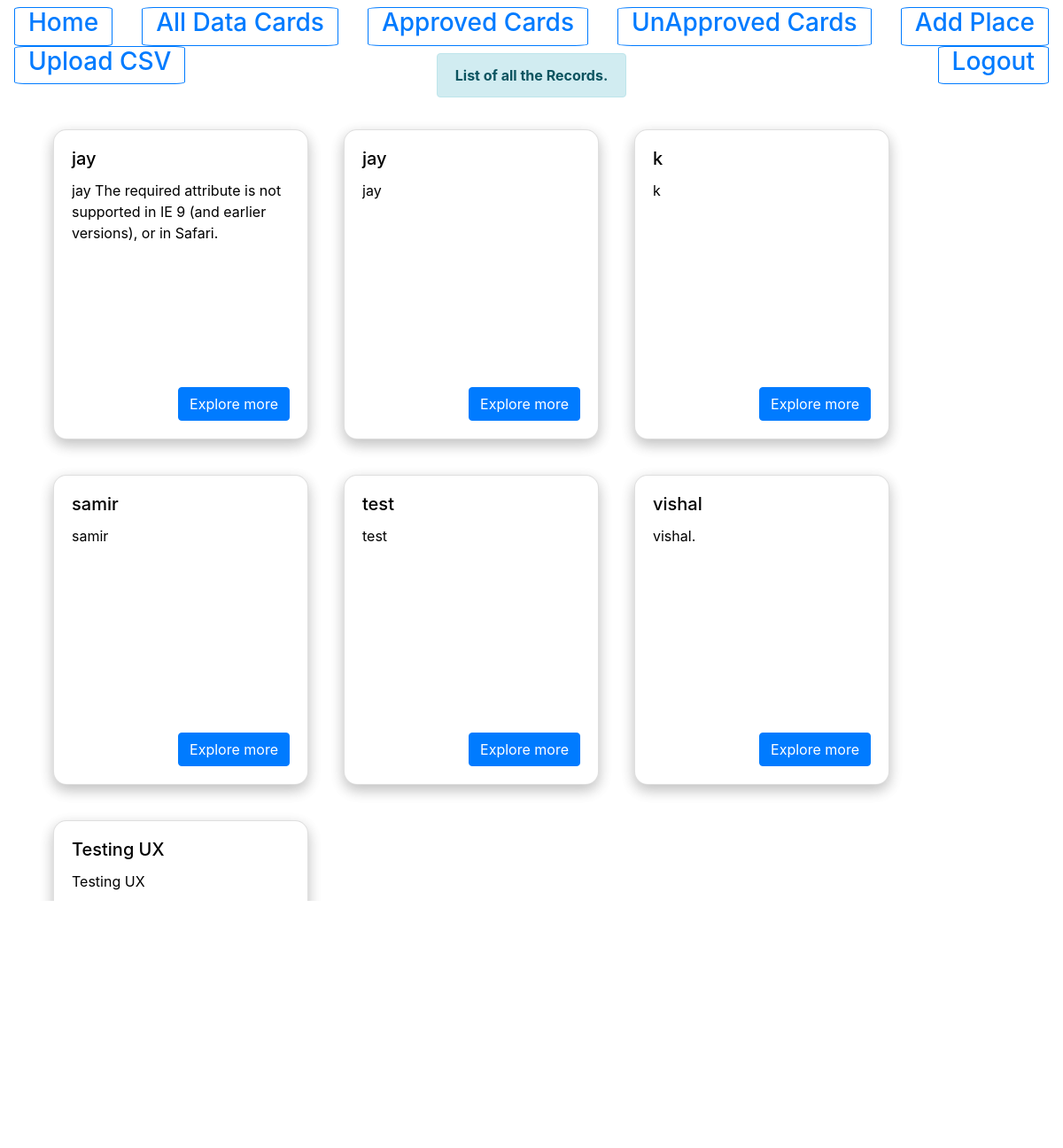
/AllDatalist/ (signed in), run on an earlier commit of the app's database.
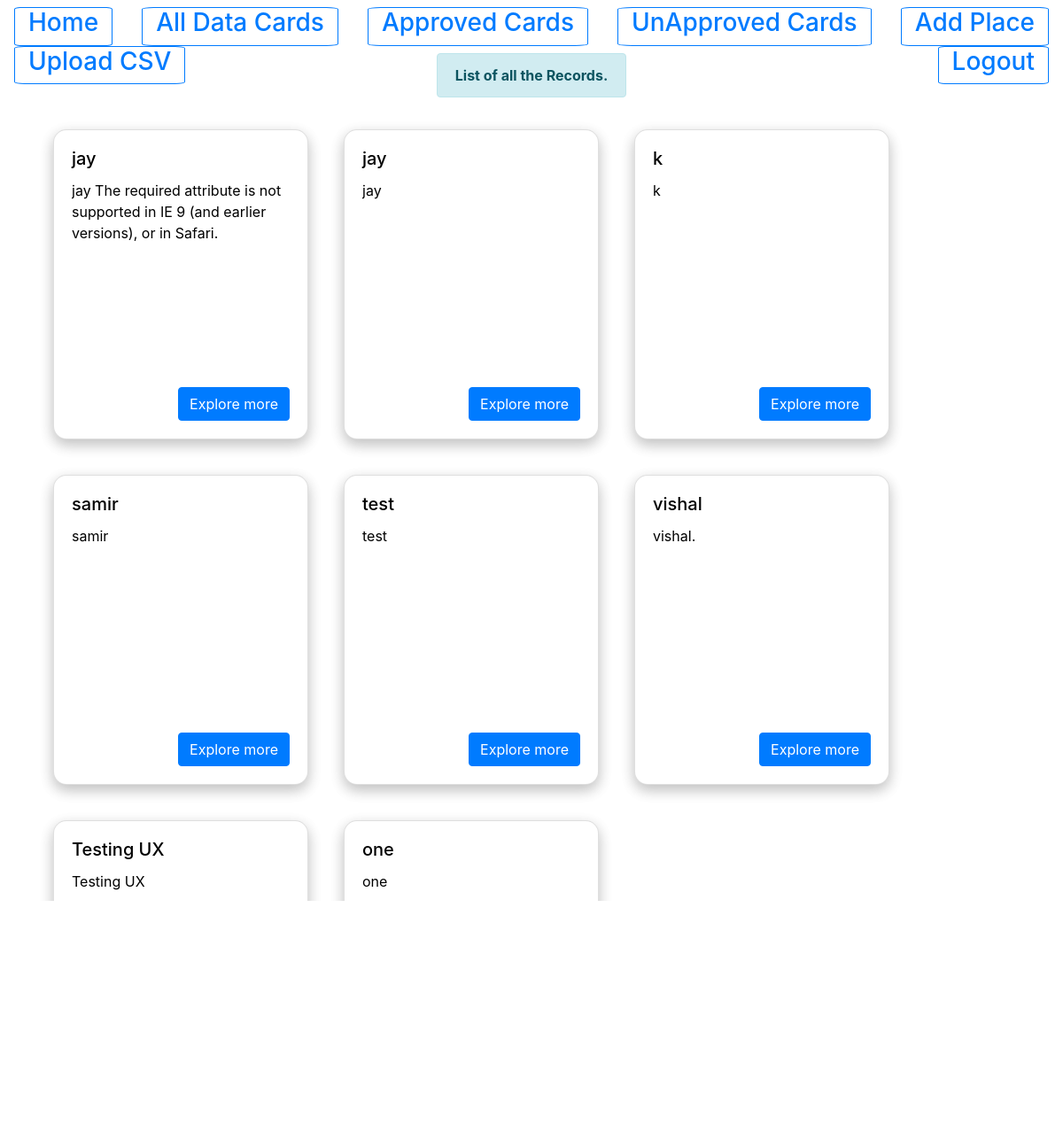
And on a later commit of the database.
### myapp/models.py (models this page shows, shortened)
class myapp(models.Model):
    title = models.CharField(max_length=100,default=' ')
    description = models.CharField(max_length=100000,default=' ')
    longitude=models.CharField(max_length=1000,default=0)
    latitude=models.CharField(max_length=1000,default=0)
    placetitle=models.CharField(max_length=100000,default= ' ',blank = True)
    placetitle2=models.CharField(max_length=100000,default=' ',blank = True)
    placetitle3=models.CharField(max_length=100000,default=' ',blank = True)
    placetitle4=models.CharField(max_length=100000,default=' ',blank = True)
    placevalue=models.CharField(max_length=100000,default=' ',blank = True)
    placevalue2=models.CharField(max_length=100000,default=' ',blank = True)
    placevalue3=models.CharField(max_length=100000,default=' ',blank = True)
    placevalue4=models.CharField(max_length=100000,default=' ',blank = True)
    class Meta:
        db_table = 'placeDb'

### myapp/views.py (the view)
# urls.py: path('AllDatalist/',views.AllDatalist,name='AllDatalist'),
def AllDatalist(request):
    if request.user.is_authenticated:
        results = myapp.objects.filter()                                   # storing all the data
        message = "List of all the Records."
        return render(request,"SelcetedList.html",{"results":results,"message":message})              #rendering the results in selectedlist.html with a message
    else:
        form = LoginForm()              #login form
        message = "Please Login for Moving Further"
        return render(request,'registration/login.html',{"form":form,"message" : message})      # rendering login page

### myapp/templates/SelcetedList.html (shortened to what the changed rows need)
<!DOCTYPE html>
<html lang="en">
<head>
    <link rel="stylesheet" href="https://stackpath.bootstrapcdn.com/bootstrap/4.1.3/css/bootstrap.min.css"
>
</head>
<body class="">
    <div class="row">
        <div class="col-12" style="width:100%;color: black;text-align: left;">
            <ul id='search-results'>
                {% for result in results %}
                <div class="" style="padding: 20px; float: left; ">
                    <div class="card" style="width: 18rem;min-height: 350px;border-radius: 15px!important;
                    border-top-left-radius: 15px !important;
                    border-top-right-radius: 15px !important;
                    border-bottom-right-radius: 15px !important;
                    border-bottom-left-radius: 15px !important;
                    box-shadow: 0 6px 16px 0 rgba(0,0,0,.15),0 6px 16px 0 rgba(0,0,0,.12)!important;">
                        <div class="card-body"
                            style="height: 100%;">
                            <h5 class="card-title">{{ result.title }}</h5>
                            <p class="card-text" style="height: 200px;overflow-x: auto;">{{ result.description }}</p>
                            <div class="" style="position: absolute;right: 20px;bottom: 20px;">
                                <a href="{{ result.id }}/" class="btn btn-primary">Explore more</a>
                            </div>
                        </div>
                    </div>
                </div>
                {% endfor %}
            </ul>
        </div>
    </div>
</body>
</html>

What changed in the data, as far as the page shows it:
added myapp: title "one", description "one"
